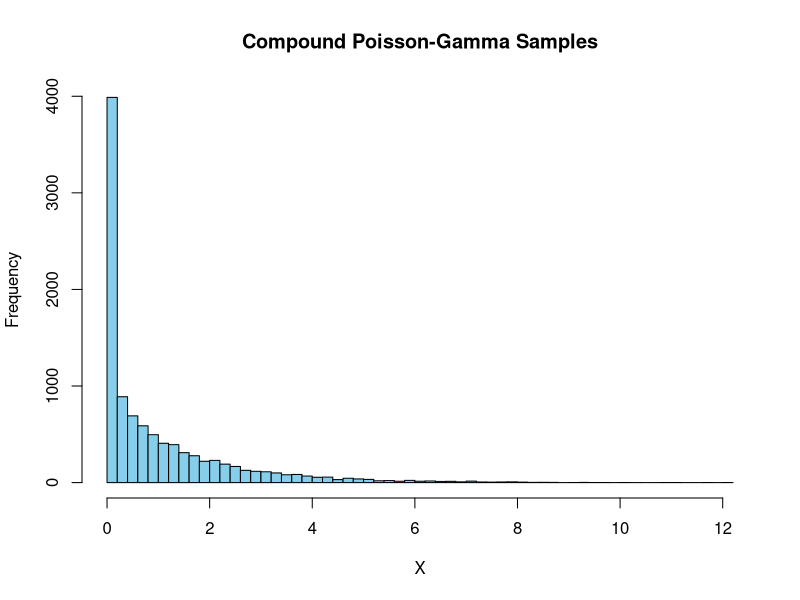
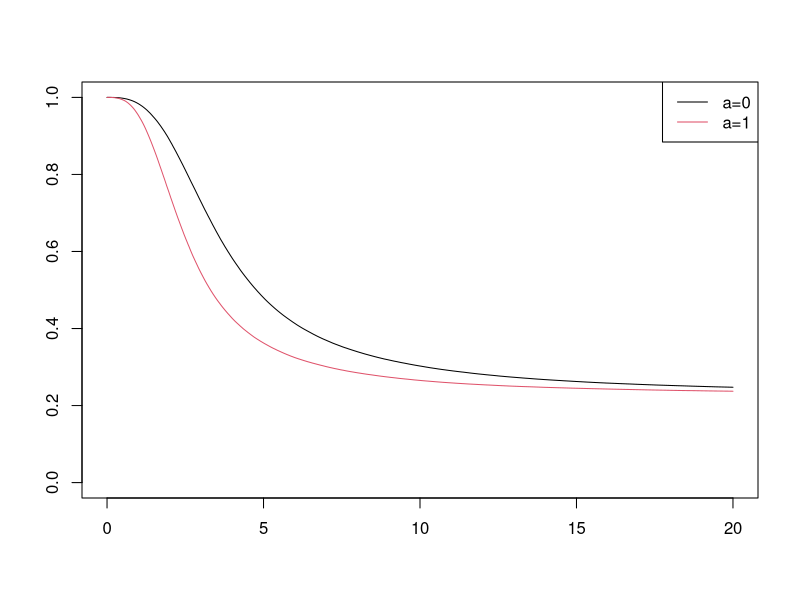
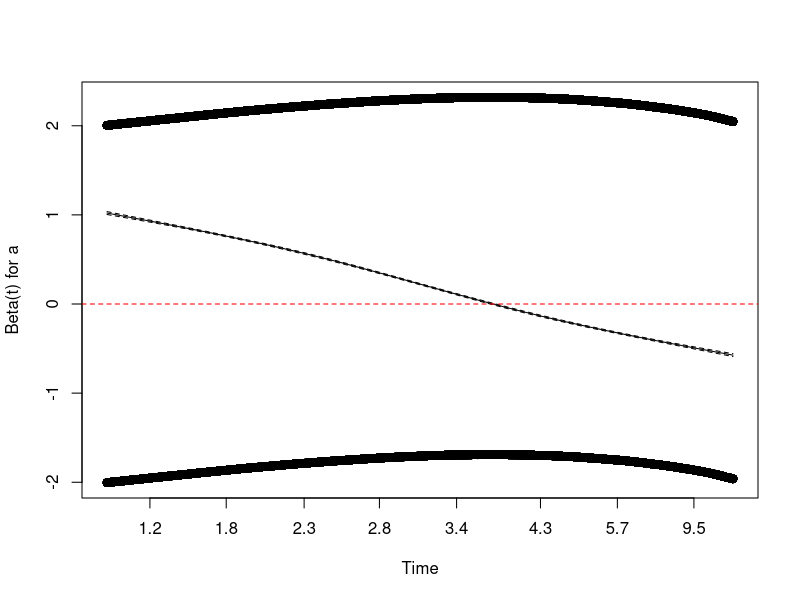

Write R code to recreate these figures, in order.
## ---- chunk 1

# simulate from compound poisson
library(data.table)
library(survival)

n = 1e6

simulate_cp_gamma <- function(rho, eta, nu, n = 1) {
  # Simulate n independent draws from CPoi(rho, eta, nu)
  replicate(n, {
    N <- rpois(1, rho)
    if (N == 0) {
      return(0)
    } else {
      sum(rgamma(N, shape = eta, scale = nu))
    }
  })
}

set.seed(421)

# Parameters
theta0 = 2 # variance
rho <- 3/theta0    # Poisson rate (theta0)
eta <- .5     # Gamma shape
nu  <- theta0 * 2 /3     # Gamma scale

# Simulate 10000 values
samples <- simulate_cp_gamma(rho, eta, nu, n = 10000)

# Empirical mean and variance
emp_mean <- mean(samples)
emp_var  <- var(samples)

# Theoretical mean and variance
theo_mean <- rho * eta * nu
theo_var  <- rho * eta * nu^2 * (1 + eta)

# cat("Empirical mean:", emp_mean, "\n")
# cat("Theoretical mean:", theo_mean, "\n")
# cat("Empirical variance:", emp_var, "\n")
# cat("Theoretical variance:", theo_var, "\n")

# Histogram
hist(samples, breaks = 50, col = "skyblue", main = "Compound Poisson-Gamma Samples", xlab = "X")
## ---- chunk 2

# add baseline hazard
l0_t <- function(t) (t^2) / 20
# treatment effect 
mu = 3
# hazard function

l0 = function(t, a) {
  l0_t(t) * mu^a
}

# cumulative hazard function
L0 = function(t, a, x) {
  x * ((t^3) / 60) * mu^a
}

# inverse of cum hazard fn
L0_inv <- function(u, a, x) {
  # Solve for t in L0(t, a, x) = u
  # u = x * ((t^3) / 60) * mu^a
  # Rearranging gives t = (60 * u / (x * mu^a))^(1/3)
  (60 * u / (x * mu^a))^(1/3)
}

# setup data table
df <- data.table(x=samples, a=rep(c(0,1), each=n/2))
# simulate u
df[, u := runif(.N)]
# find the survival time
df[, time := L0_inv(-log(u), a, x)]
# censor at maxtime
maxtime <- 20
df[, event:= time<= maxtime]
df[time>maxtime, `:=`(time=maxtime, event=0)]
# plot survfit per a with colors
sf <- survfit(Surv(time,event)~a, data=df)
plot(sf, col=1:2)
legend("topright", legend=c("a=0", "a=1"), col=1:2, lty=1)

# fit cox model
cox_model <- coxph(Surv(time,event)~a, data=df)
print(summary(cox_model))
## ---- chunk 3

## check time-varying hazard
zph <- cox.zph(cox_model)
plot(zph, var = "a")  # Plots log(HR) over time with smoothing
abline(h = 0, col = "red", lty = 2)  # Add a horizontal line at 0 for reference

## ---- chunk 4
# fit model with delayed entry
df[, entry_time:=runif(.N, 0, maxtime)]
cox_model_delayed <- coxph(Surv(entry_time, time, event) ~ a, data = df[time>entry_time])
summary(cox_model_delayed)
